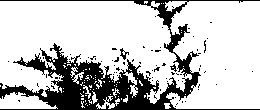
#> input picture data/mask_1999.jpg, 260 x 110 px, found by its file name
$ python test.py   (older library calls are emulated)
#> lines starting #> are read from the running program, lines starting #| are printed output that depends on the picture; after the words box and inside, x2 and y2 are one past the last pixel; in counts of white or black regions, pixels touching at a corner belong together
# -*- coding: utf-8 -*-
"""
Created on Thu Jan 31 02:43:13 2019

@author: Abhimanyu
"""

import cv2
import numpy as np
from skimage.measure import compare_ssim

img1=cv2.imread("mask_1999.jpg")
#> img1 is the input picture: shape (110, 260, 3); min 0, max 255, mean 197.3
img2=cv2.imread("mask_2017.jpg")
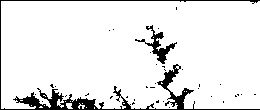
#> input picture data/mask_2017.jpg, 260 x 110 px, found by its file name
#> img2 is the input picture: shape (110, 260, 3); min 0, max 255, mean 233.7

cv2.imwrite("mask_1999.png",img1)
cv2.imwrite("mask_2017.png",img2)

img1=cv2.imread("mask_1999.png")
img2=cv2.imread("mask_2017.png")

test1=cv2.imread("drawing_1.png")
test2=cv2.imread("drawing_2.png")
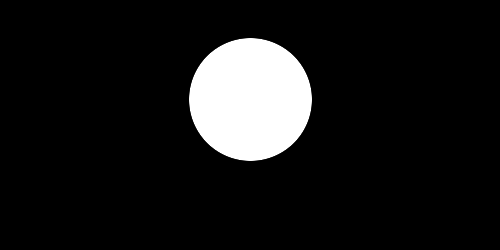
#> input picture data/drawing_2.png, 500 x 250 px, found by its file name
#> test2 is the input picture: shape (250, 500, 3); min 0, max 255, mean 24.1

_,img1 = cv2.threshold(img1,127,255,cv2.THRESH_BINARY)
#> img1: shape (110, 260, 3); 77.4% white; 80 black regions (77 under 20 px), largest, box (x1, y1, x2, y2) and area: (0, 0, 260, 110) 6166, (120, 48, 129, 60) 42, (170, 64, 177, 72) 25
_,img2 = cv2.threshold(img2,127,255,cv2.THRESH_BINARY)
#> img2: shape (110, 260, 3); 91.7% white; 36 black regions (34 under 20 px), largest, box (x1, y1, x2, y2) and area: (0, 0, 260, 110) 1927, (135, 25, 177, 64) 369


hsv_1=cv2.cvtColor(img1, cv2.COLOR_BGR2HSV)
#> hsv_1: shape (110, 260, 3); mean H, S, V 0, 0, 197.3
hsv_2=cv2.cvtColor(img2, cv2.COLOR_BGR2HSV)
#> hsv_2: shape (110, 260, 3); mean H, S, V 0, 0, 233.8
lower_green = np.array([36, 65, 75])
upper_green = np.array([70, 255,255])

mask_1 = cv2.inRange(hsv_1, lower_green, upper_green)
#> mask_1: shape (110, 260); every value is 0
mask_2 = cv2.inRange(hsv_2, lower_green, upper_green)


k1=cv2.bitwise_not(img1)
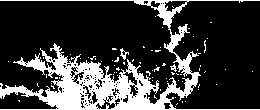
#> k1: shape (110, 260, 3); 22.6% white; 80 white regions (77 under 20 px), largest, box (x1, y1, x2, y2) and area: (0, 0, 260, 110) 6166, (120, 48, 129, 60) 42, (170, 64, 177, 72) 25
band=cv2.bitwise_and(img1,img2)
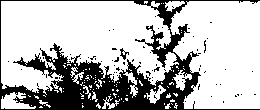
#> band: shape (110, 260, 3); 73.5% white; 76 black regions (74 under 20 px), largest, box (x1, y1, x2, y2) and area: (0, 0, 260, 110) 7324, (120, 48, 129, 60) 42
bor=cv2.bitwise_or(img1,img2)
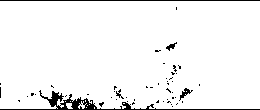
#> bor: shape (110, 260, 3); 95.5% white; black in thin lines or dots
#diff=cv2.bitwise_not(cv2.subtract(img1,img2))


(score, diff) = compare_ssim(img1, img2, full=True, multichannel=True)
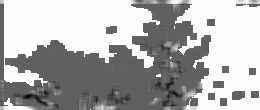
#> diff: shape (110, 260, 3) float64; min -0.602, max 1, mean 0.506; drawn with min black and max white
#> score = 0.498
#diff = (diff * 255).astype("uint8")

cv2.imshow("image 1",img1)
cv2.imshow("image 2",img2)
#cv2.imshow("and",band)
#cv2.imshow("or",bor)
cv2.imshow("diff",diff)
cv2.waitKey(0)

#> (the run stopped early here; a loop or call above may not have finished)
